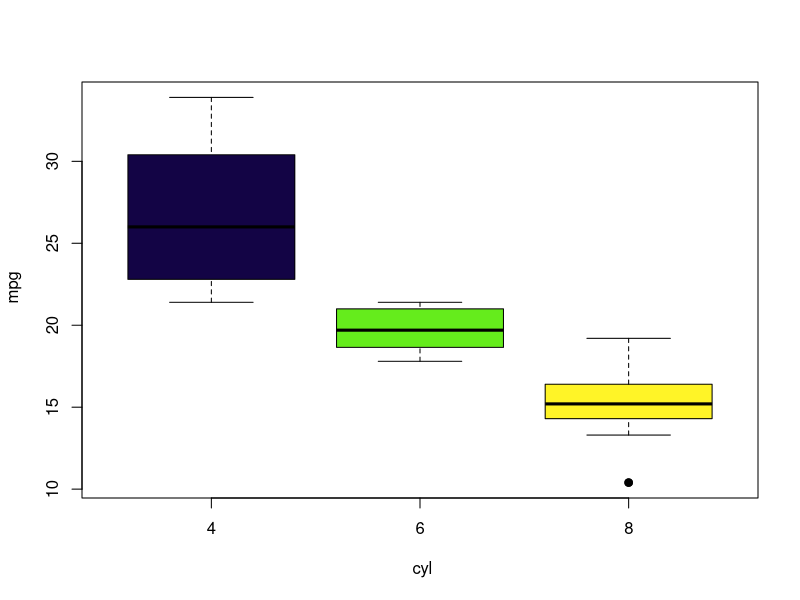
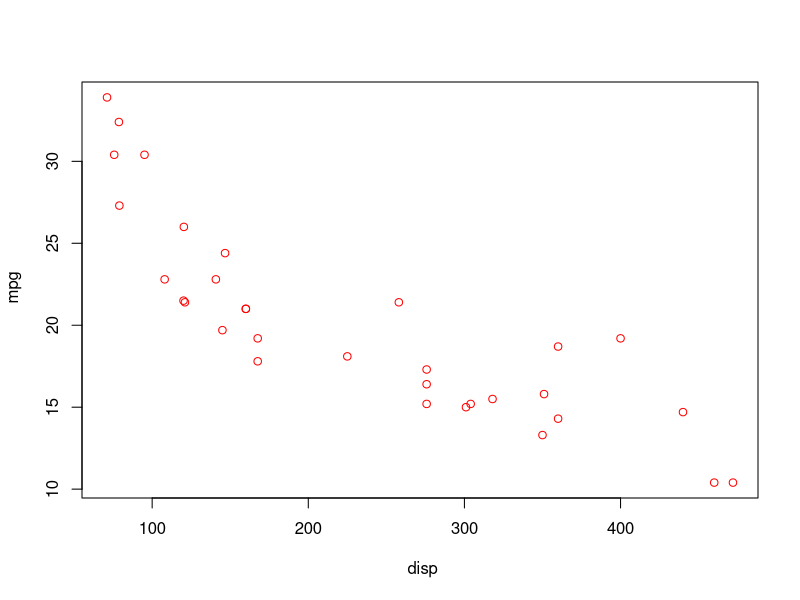
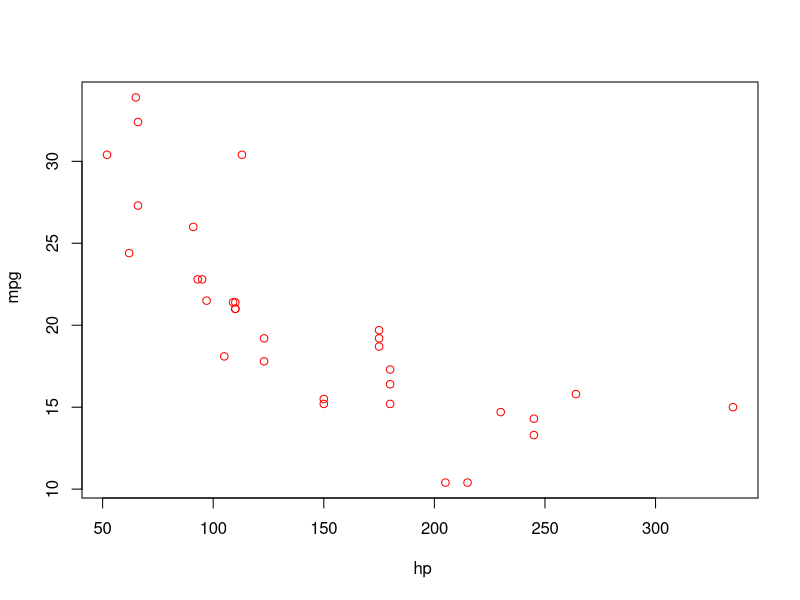
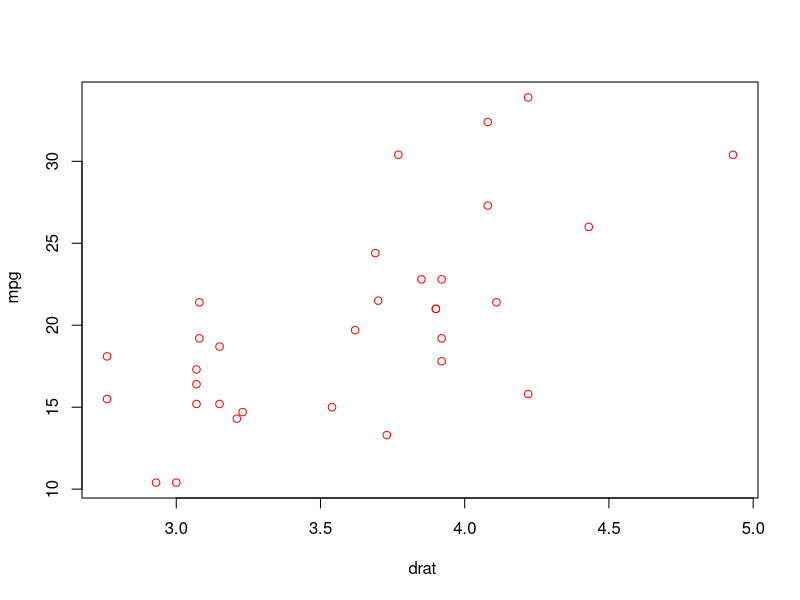
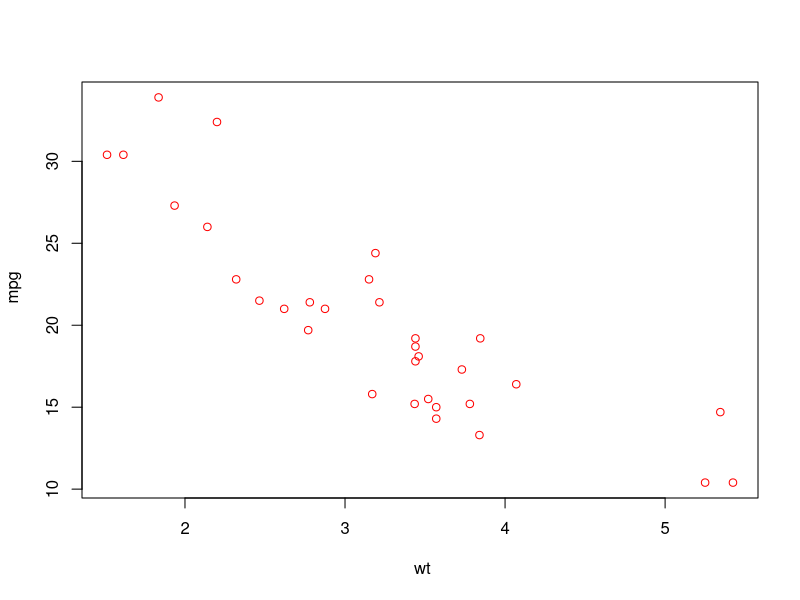
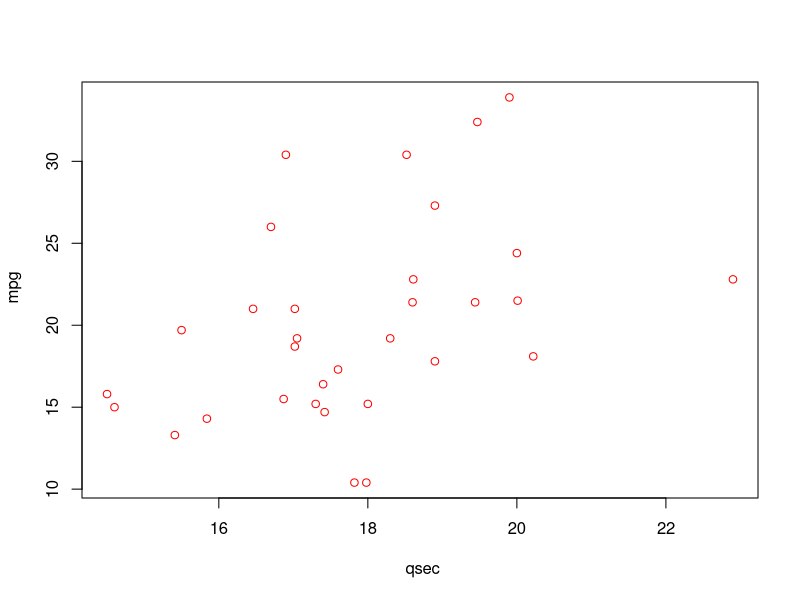
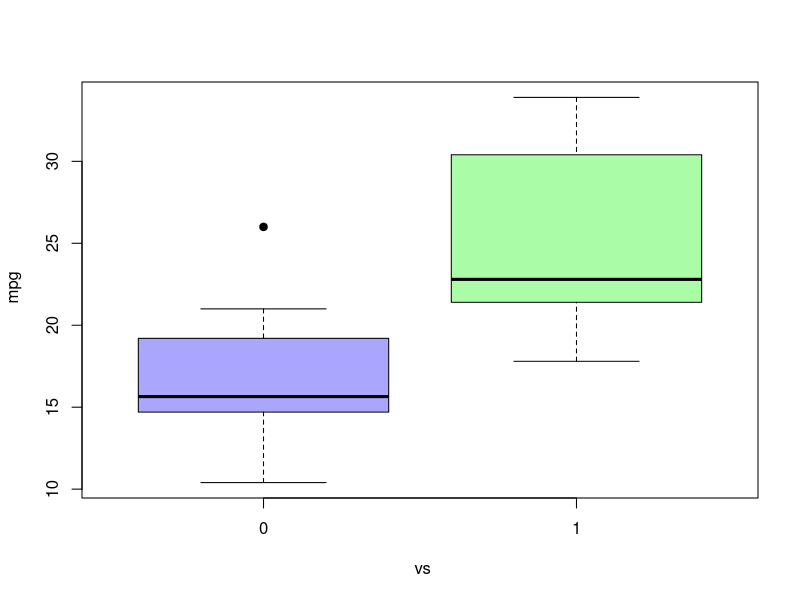
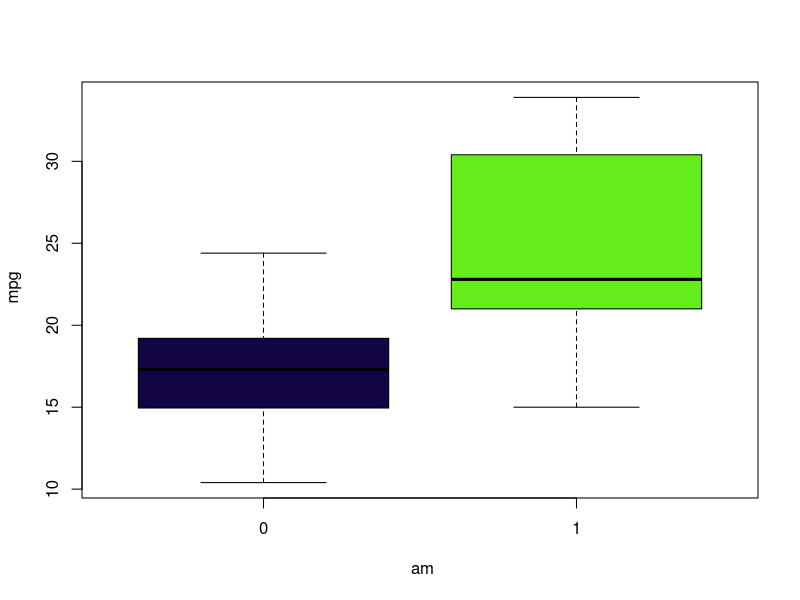

These charts were generated, in order, by the following R code:
## ---- chunk 1
knitr::opts_chunk$set(echo = TRUE)
donne<- mtcars

pplot<-function(data,response,explanatory=NULL,all=TRUE){
  if(!is.numeric(data[,response])){stop(paste(response," must be numeric",sep=""))}
  
  colour<-c("#88001b","#3b0088","#880086","#001b98","#005f88","#008846","#6d8800",
            "#0e4cd1","#d10e11","#d10e90","#790ed1","#0ec7d1","#bdd10e","#65ec1c",
            "#aaa6fd","#fdc9a6","#aafda6","#fa850f","#130445","#7e83bf","#6c3e0f",
            "#0b2d04","#584873","#f99fee","#fff427")
  
  if(all){
    col.names<-colnames(data)
    for(j in col.names){
      
      if(j!=response){
        if(class(data[,j])=="numeric"){
          plot(y=data[,response],x=data[,j],xlab=paste(" ",j,sep=""),ylab=paste(" ",response,sep=""),col="red")
          
        }
        if(class(data[,j])!="numeric"){
          ifelse(nlevels(data[,j])>25,colorer<-rep("#7e83bf",nlevels(data[,j])),colorer<-sample(colour,nlevels(data[,j])))
          boxplot(data[,response]~data[,j],col=colorer,
                  xlab=paste(" ",j,sep=""),ylab=paste(" ",response,sep=""),pch=19,cex=1,outcol="black")}
      }
    }
  }
  
  if(!all){
    
    if(is.null(explanatory)){
      stop("explanatory must be specified")
    }
    
    if(!is.null(explanatory)){
      comp<-length(explanatory)
      col.names<-colnames(data)
      def.col<-c()
      for(i in explanatory){
        ifelse(i %in% col.names, comp<-comp-1,def.col<-c(def.col,i))
      }
      
      if(comp!=0){stop(paste(" unknow column ",def.col,sep="") )}
      
      
      if(comp==0){
        for(j in explanatory){
          
          if(class(data[,j])=="numeric"){
            plot(y=data[,response],x=data[,j],xlab=paste(" ",j,sep=""),ylab=paste(" ",response,sep=""),col="blue")
          }
          if(class(data[,j])!="numeric"){
            ifelse(nlevels(data[,j])>25,colorer<-c("#7e83bf"),colorer<-sample(colour,nlevels(data[,j])))
            boxplot(data[,response]~data[,j],col=colorer,
                    xlab=paste(" ",j,sep=""),ylab=paste(" ",response,sep=""),pch=19,cex=1,outcol="black")}
        }
      }
    }
  }
}

############################################################################################
# go on my project named FactorOptimise for more informations about this function
to.factor<- function(data,col){
  col.names<-colnames(data)
  comp<-length(col)
  def.col<-c()
  for(i in col){
    ifelse(i %in% col.names, comp<-comp-1,def.col<-c(def.col,i))
  }
  
  if(comp!=0){stop(paste(" unknow column ",def.col,sep="") )}
  
  
  if(comp==0){for(i in col){data[,i]<-as.factor(data[,i])}}
  
  data
}

############################################################################################
## ---- chunk 2
donne<-to.factor(donne,col=c("am","cyl","vs","carb","gear"))

pplot(donne,response ="mpg")

## ---- chunk 3
donne<-to.factor(donne,col=c("am","cyl","vs","carb","gear"))

pplot(donne,response ="mpg",explanatory = "am",all=FALSE)

